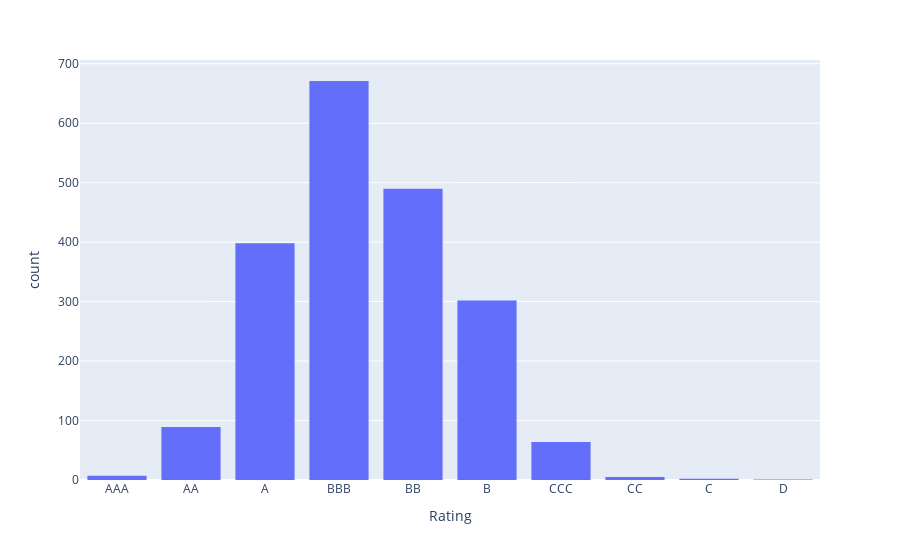

Notebook code cell kept with this figure:
### Code cell
# Criar um histograma para visualizar a distribuição das classificações de crédito
rating_order = [
    "AAA", "AA", "A",
    "BBB", "BB", "B",
    "CCC", "CC", "C", "D"
]

fig = px.histogram(
    df_credit,
    x="Rating",
    category_orders={"Rating": rating_order}
)
fig.show()

# O grafico segue uma distribuição normal.

### Figure 1 — Plotly figure (JSON) as saved in the notebook; plotly's stock layout.template omitted (floating-point values rounded to 4 significant figures; data arrays with more than 128 entries replaced by an {"elided": "..."} marker saying what was removed)
{"data": [{"bingroup": "x", "hovertemplate": "Rating=%{x}<br>count=%{y}<extra></extra>", "legendgroup": "", "marker": {"color": "#636efa", "pattern": {"shape": ""}}, "name": "", "orientation": "v", "showlegend": false, "type": "histogram", "x": {"elided": "2029 str values"}, "xaxis": "x", "yaxis": "y"}], "layout": {"barmode": "relative", "legend": {"tracegroupgap": 0}, "margin": {"t": 60}, "xaxis": {"anchor": "y", "categoryarray": ["AAA", "AA", "A", "BBB", "BB", "B", "CCC", "CC", "C", "D"], "categoryorder": "array", "domain": [0, 1], "title": {"text": "Rating"}}, "yaxis": {"anchor": "x", "domain": [0, 1], "title": {"text": "count"}}}}
